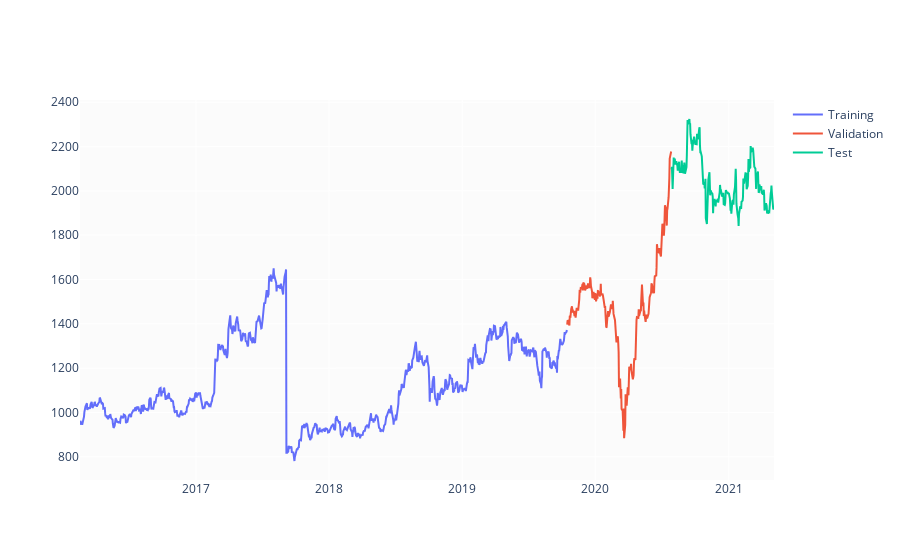

Write notebook code for a chart like this one.
### Code cell
test_size  = 0.15
valid_size = 0.15
   
test_split_idx  = int(df.shape[0] * (1-test_size))
valid_split_idx = int(df.shape[0] * (1-(valid_size+test_size)))

train_df  = df.loc[:valid_split_idx].copy()
valid_df  = df.loc[valid_split_idx+1:test_split_idx].copy()
test_df   = df.loc[test_split_idx+1:].copy()

fig = go.Figure()
fig.add_trace(go.Scatter(x=train_df.Date, y=train_df.Close, name='Training'))
fig.add_trace(go.Scatter(x=valid_df.Date, y=valid_df.Close, name='Validation'))
fig.add_trace(go.Scatter(x=test_df.Date,  y=test_df.Close,  name='Test'))
fig.show()

### Figure 1 — Plotly figure (JSON) as saved in the notebook; plotly's stock layout.template omitted (floating-point values rounded to 4 significant figures; data arrays with more than 128 entries replaced by an {"elided": "..."} marker saying what was removed)
{"data": [{"name": "Training", "type": "scatter", "x": {"elided": "903 str values"}, "y": {"elided": "903 float values"}}, {"name": "Validation", "type": "scatter", "x": {"elided": "194 str values"}, "y": {"elided": "194 float values"}}, {"name": "Test", "type": "scatter", "x": {"elided": "193 str values"}, "y": {"elided": "193 float values"}}], "layout": {}}
